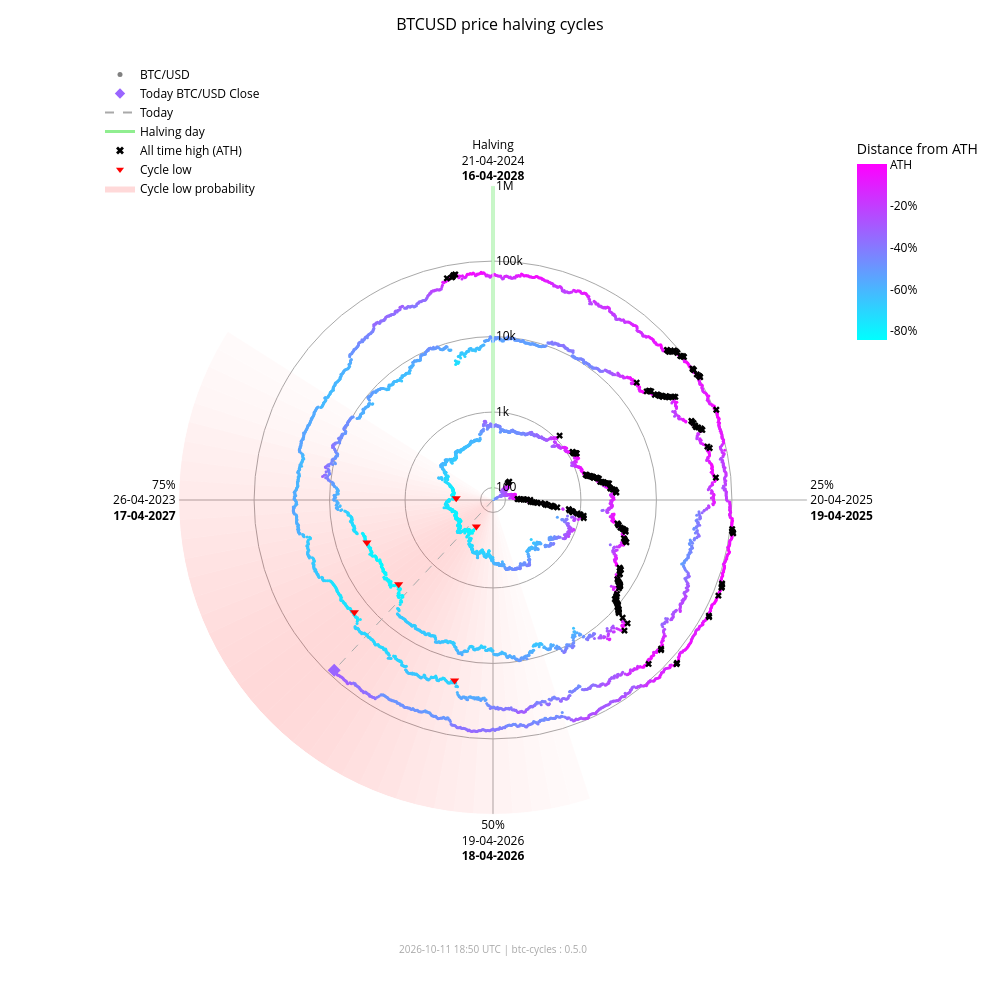

Here is the notebook cell this chart was saved with:
### Markdown cell above
### Interactive chart (plotly)

### Code cell
fig_interactive = btc.plot(
    kind="interactive",
    from_date="2012-11-28",
)
# plotly config for interactivity
config = {"scrollZoom": True, "displayModeBar": True}
# display in notebook
fig_interactive.show(config=config)

### Figure 1 — Plotly figure (JSON) as saved in the notebook; plotly's stock layout.template omitted (floating-point values rounded to 4 significant figures; data arrays with more than 128 entries replaced by an {"elided": "..."} marker saying what was removed)
{"data": [{"fill": "toself", "fillcolor": "rgba(255,0,0,0.018306980149439524)", "hoverinfo": "skip", "line": {"width": 0}, "mode": "lines", "r": [68.43, 1000000, 1000000, 68.43, 68.43], "showlegend": false, "theta": [162.0, 162.0, 165.6, 165.6, 162.0], "type": "scatterpolar"}, {"fill": "toself", "fillcolor": "rgba(255,0,0,0.02405911634527998)", "hoverinfo": "skip", "line": {"width": 0}, "mode": "lines", "r": [68.43, 1000000, 1000000, 68.43, 68.43], "showlegend": false, "theta": [165.6, 165.6, 169.2, 169.2, 165.6], "type": "scatterpolar"}, {"fill": "toself", "fillcolor": "rgba(255,0,0,0.030803449372254352)", "hoverinfo": "skip", "line": {"width": 0}, "mode": "lines", "r": [68.43, 1000000, 1000000, 68.43, 68.43], "showlegend": false, "theta": [169.2, 169.2, 172.8, 172.8, 169.2], "type": "scatterpolar"}, {"fill": "toself", "fillcolor": "rgba(255,0,0,0.03847233586005252)", "hoverinfo": "skip", "line": {"width": 0}, "mode": "lines", "r": [68.43, 1000000, 1000000, 68.43, 68.43], "showlegend": false, "theta": [172.8, 172.8, 176.4, 176.4, 172.8], "type": "scatterpolar"}, {"fill": "toself", "fillcolor": "rgba(255,0,0,0.04694405159551339)", "hoverinfo": "skip", "line": {"width": 0}, "mode": "lines", "r": [68.43, 1000000, 1000000, 68.43, 68.43], "showlegend": false, "theta": [176.4, 176.4, 180.0, 180.0, 176.4], "type": "scatterpolar"}, {"fill": "toself", "fillcolor": "rgba(255,0,0,0.05605603979818329)", "hoverinfo": "skip", "line": {"width": 0}, "mode": "lines", "r": [68.43, 1000000, 1000000, 68.43, 68.43], "showlegend": false, "theta": [180.0, 180.0, 183.6, 183.6, 180.0], "type": "scatterpolar"}, {"fill": "toself", "fillcolor": "rgba(255,0,0,0.06562330627802694)", "hoverinfo": "skip", "line": {"width": 0}, "mode": "lines", "r": [68.43, 1000000, 1000000, 68.43, 68.43], "showlegend": false, "theta": [183.6, 183.6, 187.2, 187.2, 183.6], "type": "scatterpolar"}, {"fill": "toself", "fillcolor": "rgba(255,0,0,0.07545707932574237)", "hoverinfo": "skip", "line": {"width": 0}, "mode": "lines", "r": [68.43, 1000000, 1000000, 68.43, 68.43], "showlegend": false, "theta": [187.2, 187.2, 190.8, 190.8, 187.2], "type": "scatterpolar"}, {"fill": "toself", "fillcolor": "rgba(255,0,0,0.08537841060169407)", "hoverinfo": "skip", "line": {"width": 0}, "mode": "lines", "r": [68.43, 1000000, 1000000, 68.43, 68.43], "showlegend": false, "theta": [190.8, 190.8, 194.4, 194.4, 190.8], "type": "scatterpolar"}, {"fill": "toself", "fillcolor": "rgba(255,0,0,0.09522272137134848)", "hoverinfo": "skip", "line": {"width": 0}, "mode": "lines", "r": [68.43, 1000000, 1000000, 68.43, 68.43], "showlegend": false, "theta": [194.4, 194.4, 198.0, 198.0, 194.4], "type": "scatterpolar"}, {"fill": "toself", "fillcolor": "rgba(255,0,0,0.10483418800389058)", "hoverinfo": "skip", "line": {"width": 0}, "mode": "lines", "r": [68.43, 1000000, 1000000, 68.43, 68.43], "showlegend": false, "theta": [198.0, 198.0, 201.6, 201.6, 198.0], "type": "scatterpolar"}, {"fill": "toself", "fillcolor": "rgba(255,0,0,0.11405248627197925)", "hoverinfo": "skip", "line": {"width": 0}, "mode": "lines", "r": [68.43, 1000000, 1000000, 68.43, 68.43], "showlegend": false, "theta": [201.6, 201.6, 205.2, 205.2, 201.6], "type": "scatterpolar"}, {"fill": "toself", "fillcolor": "rgba(255,0,0,0.12269756305009562)", "hoverinfo": "skip", "line": {"width": 0}, "mode": "lines", "r": [68.43, 1000000, 1000000, 68.43, 68.43], "showlegend": false, "theta": [205.2, 205.2, 208.8, 208.8, 205.2], "type": "scatterpolar"}, {"fill": "toself", "fillcolor": "rgba(255,0,0,0.13055959037792858)", "hoverinfo": "skip", "line": {"width": 0}, "mode": "lines", "r": [68.43, 1000000, 1000000, 68.43, 68.43], "showlegend": false, "theta": [208.8, 208.8, 212.4, 212.4, 208.8], "type": "scatterpolar"}, {"fill": "toself", "fillcolor": "rgba(255,0,0,0.13740037014073872)", "hoverinfo": "skip", "line": {"width": 0}, "mode": "lines", "r": [68.43, 1000000, 1000000, 68.43, 68.43], "showlegend": false, "theta": [212.4, 212.4, 216.0, 216.0, 212.4], "type": "scatterpolar"}, {"fill": "toself", "fillcolor": "rgba(255,0,0,0.14296927208088228)", "hoverinfo": "skip", "line": {"width": 0}, "mode": "lines", "r": [68.43, 1000000, 1000000, 68.43, 68.43], "showlegend": false, "theta": [216.0, 216.0, 219.6, 219.6, 216.0], "type": "scatterpolar"}, {"fill": "toself", "fillcolor": "rgba(255,0,0,0.14703219887325494)", "hoverinfo": "skip", "line": {"width": 0}, "mode": "lines", "r": [68.43, 1000000, 1000000, 68.43, 68.43], "showlegend": false, "theta": [219.6, 219.6, 223.2, 223.2, 219.6], "type": "scatterpolar"}, {"fill": "toself", "fillcolor": "rgba(255,0,0,0.14940752827264187)", "hoverinfo": "skip", "line": {"width": 0}, "mode": "lines", "r": [68.43, 1000000, 1000000, 68.43, 68.43], "showlegend": false, "theta": [223.2, 223.2, 226.8, 226.8, 223.2], "type": "scatterpolar"}, {"fill": "toself", "fillcolor": "rgba(255,0,0,0.15)", "hoverinfo": "skip", "line": {"width": 0}, "mode": "lines", "r": [68.43, 1000000, 1000000, 68.43, 68.43], "showlegend": false, "theta": [226.8, 226.8, 230.4, 230.4, 226.8], "type": "scatterpolar"}, {"fill": "toself", "fillcolor": "rgba(255,0,0,0.14882314851976614)", "hoverinfo": "skip", "line": {"width": 0}, "mode": "lines", "r": [68.43, 1000000, 1000000, 68.43, 68.43], "showlegend": false, "theta": [230.4, 230.4, 234.0, 234.0, 230.4], "type": "scatterpolar"}, {"fill": "toself", "fillcolor": "rgba(255,0,0,0.14600334989350275)", "hoverinfo": "skip", "line": {"width": 0}, "mode": "lines", "r": [68.43, 1000000, 1000000, 68.43, 68.43], "showlegend": false, "theta": [234.0, 234.0, 237.6, 237.6, 234.0], "type": "scatterpolar"}, {"fill": "toself", "fillcolor": "rgba(255,0,0,0.14176315293000513)", "hoverinfo": "skip", "line": {"width": 0}, "mode": "lines", "r": [68.43, 1000000, 1000000, 68.43, 68.43], "showlegend": false, "theta": [237.6, 237.6, 241.2, 241.2, 237.6], "type": "scatterpolar"}, {"fill": "toself", "fillcolor": "rgba(255,0,0,0.1363869302869166)", "hoverinfo": "skip", "line": {"width": 0}, "mode": "lines", "r": [68.43, 1000000, 1000000, 68.43, 68.43], "showlegend": false, "theta": [241.2, 241.2, 244.8, 244.8, 241.2], "type": "scatterpolar"}, {"fill": "toself", "fillcolor": "rgba(255,0,0,0.13017643696734477)", "hoverinfo": "skip", "line": {"width": 0}, "mode": "lines", "r": [68.43, 1000000, 1000000, 68.43, 68.43], "showlegend": false, "theta": [244.8, 244.8, 248.4, 248.4, 244.8], "type": "scatterpolar"}, {"fill": "toself", "fillcolor": "rgba(255,0,0,0.1234063302665758)", "hoverinfo": "skip", "line": {"width": 0}, "mode": "lines", "r": [68.43, 1000000, 1000000, 68.43, 68.43], "showlegend": false, "theta": [248.4, 248.4, 252.0, 252.0, 248.4], "type": "scatterpolar"}, {"fill": "toself", "fillcolor": "rgba(255,0,0,0.11628949020714345)", "hoverinfo": "skip", "line": {"width": 0}, "mode": "lines", "r": [68.43, 1000000, 1000000, 68.43, 68.43], "showlegend": false, "theta": [252.0, 252.0, 255.6, 255.6, 252.0], "type": "scatterpolar"}, {"fill": "toself", "fillcolor": "rgba(255,0,0,0.108959277972535)", "hoverinfo": "skip", "line": {"width": 0}, "mode": "lines", "r": [68.43, 1000000, 1000000, 68.43, 68.43], "showlegend": false, "theta": [255.6, 255.6, 259.2, 259.2, 255.6], "type": "scatterpolar"}, {"fill": "toself", "fillcolor": "rgba(255,0,0,0.1014715299920515)", "hoverinfo": "skip", "line": {"width": 0}, "mode": "lines", "r": [68.43, 1000000, 1000000, 68.43, 68.43], "showlegend": false, "theta": [259.2, 259.2, 262.8, 262.8, 259.2], "type": "scatterpolar"}, {"fill": "toself", "fillcolor": "rgba(255,0,0,0.09382430417652897)", "hoverinfo": "skip", "line": {"width": 0}, "mode": "lines", "r": [68.43, 1000000, 1000000, 68.43, 68.43], "showlegend": false, "theta": [262.8, 262.8, 266.4, 266.4, 262.8], "type": "scatterpolar"}, {"fill": "toself", "fillcolor": "rgba(255,0,0,0.08598937207621672)", "hoverinfo": "skip", "line": {"width": 0}, "mode": "lines", "r": [68.43, 1000000, 1000000, 68.43, 68.43], "showlegend": false, "theta": [266.4, 266.4, 270.0, 270.0, 266.4], "type": "scatterpolar"}, {"fill": "toself", "fillcolor": "rgba(255,0,0,0.07794710108398434)", "hoverinfo": "skip", "line": {"width": 0}, "mode": "lines", "r": [68.43, 1000000, 1000000, 68.43, 68.43], "showlegend": false, "theta": [270.0, 270.0, 273.6, 273.6, 270.0], "type": "scatterpolar"}, {"fill": "toself", "fillcolor": "rgba(255,0,0,0.06971614429145927)", "hoverinfo": "skip", "line": {"width": 0}, "mode": "lines", "r": [68.43, 1000000, 1000000, 68.43, 68.43], "showlegend": false, "theta": [273.6, 273.6, 277.2, 277.2, 273.6], "type": "scatterpolar"}, {"fill": "toself", "fillcolor": "rgba(255,0,0,0.061371174705723626)", "hoverinfo": "skip", "line": {"width": 0}, "mode": "lines", "r": [68.43, 1000000, 1000000, 68.43, 68.43], "showlegend": false, "theta": [277.2, 277.2, 280.8, 280.8, 277.2], "type": "scatterpolar"}, {"fill": "toself", "fillcolor": "rgba(255,0,0,0.05304520605236535)", "hoverinfo": "skip", "line": {"width": 0}, "mode": "lines", "r": [68.43, 1000000, 1000000, 68.43, 68.43], "showlegend": false, "theta": [280.8, 280.8, 284.4, 284.4, 280.8], "type": "scatterpolar"}, {"fill": "toself", "fillcolor": "rgba(255,0,0,0.044916938988340704)", "hoverinfo": "skip", "line": {"width": 0}, "mode": "lines", "r": [68.43, 1000000, 1000000, 68.43, 68.43], "showlegend": false, "theta": [284.4, 284.4, 288.0, 288.0, 284.4], "type": "scatterpolar"}, {"fill": "toself", "fillcolor": "rgba(255,0,0,0.0371870550186571)", "hoverinfo": "skip", "line": {"width": 0}, "mode": "lines", "r": [68.43, 1000000, 1000000, 68.43, 68.43], "showlegend": false, "theta": [288.0, 288.0, 291.6, 291.6, 288.0], "type": "scatterpolar"}, {"fill": "toself", "fillcolor": "rgba(255,0,0,0.030049603184432498)", "hoverinfo": "skip", "line": {"width": 0}, "mode": "lines", "r": [68.43, 1000000, 1000000, 68.43, 68.43], "showlegend": false, "theta": [291.6, 291.6, 295.2, 295.2, 291.6], "type": "scatterpolar"}, {"fill": "toself", "fillcolor": "rgba(255,0,0,0.023665126797805223)", "hoverinfo": "skip", "line": {"width": 0}, "mode": "lines", "r": [68.43, 1000000, 1000000, 68.43, 68.43], "showlegend": false, "theta": [295.2, 295.2, 298.8, 298.8, 295.2], "type": "scatterpolar"}, {"fill": "toself", "fillcolor": "rgba(255,0,0,0.018141004067302662)", "hoverinfo": "skip", "line": {"width": 0}, "mode": "lines", "r": [68.43, 1000000, 1000000, 68.43, 68.43], "showlegend": false, "theta": [298.8, 298.8, 302.4, 302.4, 298.8], "type": "scatterpolar"}, {"hoverinfo": "skip", "line": {"color": "darkgrey", "dash": "dash", "width": 1}, "mode": "lines", "r": [68.43, 82910.0], "showlegend": false, "theta": [223.0, 223.0], "type": "scatterpolar"}, {"hoverinfo": "skip", "line": {"color": "lightgreen", "width": 3}, "mode": "lines", "r": [68.43, 1000000], "showlegend": false, "theta": [0, 0], "type": "scatterpolar"}, {"hoverinfo": "text", "marker": {"color": {"elided": "4915 str values"}, "size": 3}, "mode": "markers", "r": {"elided": "4915 float values"}, "showlegend": false, "text": {"elided": "4915 str values"}, "theta": {"elided": "4915 float values"}, "type": "scatterpolar"}, {"hoverinfo": "text", "marker": {"color": "#9a65ff", "size": 10, "symbol": "diamond"}, "mode": "markers", "r": [82910.0], "showlegend": false, "text": ["Today<br>Date: 2026-10-10<br>Price: $82,912.23"], "theta": [223.0], "type": "scatterpolar"}, {"hoverinfo": "text", "marker": {"color": "black", "size": 6, "symbol": "x"}, "mode": "markers", "r": {"elided": "182 float values"}, "showlegend": false, "text": {"elided": "182 str values"}, "theta": {"elided": "182 float values"}, "type": "scatterpolar"}, {"hoverinfo": "text", "marker": {"color": "red", "size": 8, "symbol": "triangle-down"}, "mode": "markers", "r": [178.1, 210.5, 3237.0, 3961.0, 19020.0, 15790.0], "showlegend": false, "text": ["Cycle Low<br>Date: 2015-01-14<br>Price: $178.10<br>ATH distance: -84.5%", "Cycle Low<br>Date: 2015-08-24<br>Price: $210.49<br>ATH distance: -81.7%", "Cycle Low<br>Date: 2018-12-15<br>Price: $3,236.76<br>ATH distance: -83.4%", "Cycle Low<br>Date: 2019-03-15<br>Price: $3,960.91<br>ATH distance: -79.7%", "Cycle Low<br>Date: 2022-06-18<br>Price: $19,017.64<br>ATH distance: -71.9%", "Cycle Low<br>Date: 2022-11-21<br>Price: $15,787.28<br>ATH distance: -76.6%"], "theta": [212.1, 272.7, 228.3, 251.4, 192.0, 231.0], "type": "scatterpolar"}, {"marker": {"color": "grey", "size": 5}, "mode": "markers", "name": "BTC/USD", "r": [null], "theta": [null], "type": "scatterpolar"}, {"marker": {"color": "#9a65ff", "size": 8, "symbol": "diamond"}, "mode": "markers", "name": "Today BTC/USD Close", "r": [null], "theta": [null], "type": "scatterpolar"}, {"line": {"color": "darkgrey", "dash": "dash"}, "mode": "lines", "name": "Today", "r": [null], "theta": [null], "type": "scatterpolar"}, {"line": {"color": "lightgreen", "width": 3}, "mode": "lines", "name": "Halving day", "r": [null], "theta": [null], "type": "scatterpolar"}, {"marker": {"color": "black", "size": 7, "symbol": "x"}, "mode": "markers", "name": "All time high (ATH)", "r": [null], "theta": [null], "type": "scatterpolar"}, {"marker": {"color": "red", "size": 7, "symbol": "triangle-down"}, "mode": "markers", "name": "Cycle low", "r": [null], "theta": [null], "type": "scatterpolar"}, {"fill": "toself", "fillcolor": "rgba(255,0,0,0.15)", "line": {"width": 0}, "mode": "lines", "name": "Cycle low probability", "r": [null], "theta": [null], "type": "scatterpolar"}, {"hoverinfo": "skip", "marker": {"cmax": 0, "cmin": -0.8453, "color": [0], "colorbar": {"len": 0.25, "ticktext": ["ATH", "-20%", "-40%", "-60%", "-80%", "-100%"], "tickvals": [0, -0.2, -0.4, -0.6, -0.8, -1.0], "title": {"text": "Distance from ATH"}, "x": 0.95, "y": 0.92, "yanchor": "top"}, "colorscale": {"elided": "256x2 mixed values"}, "showscale": true, "size": 0}, "mode": "markers", "r": [null], "showlegend": false, "theta": [null], "type": "scatterpolar"}], "layout": {"annotations": [{"font": {"color": "darkgrey", "size": 10}, "showarrow": false, "text": "2026-10-11 18:50 UTC | btc-cycles : 0.5.0", "x": 0.5, "xref": "paper", "y": -0.02, "yref": "paper"}], "font": {"color": "black"}, "height": 1000, "legend": {"bgcolor": "rgba(0,0,0,0)", "font": {"color": "black"}, "x": 0.0, "y": 1.0}, "margin": {"b": 60, "l": 100, "r": 80, "t": 60}, "paper_bgcolor": "white", "plot_bgcolor": "white", "polar": {"angularaxis": {"color": "black", "direction": "clockwise", "gridcolor": "darkgrey", "rotation": 90, "ticktext": ["Halving<br>21-04-2024<br><b>16-04-2028</b>", "25%<br>20-04-2025<br><b>19-04-2025</b>", "50%<br>19-04-2026<br><b>18-04-2026</b>", "75%<br>26-04-2023<br><b>17-04-2027</b>"], "tickvals": [0, 90, 180, 270]}, "bgcolor": "white", "domain": {"x": [0.1, 0.9], "y": [0.05, 0.95]}, "radialaxis": {"angle": 90, "color": "black", "gridcolor": "darkgrey", "range": [1.835, 6.0], "tickangle": 90, "ticktext": ["100", "1k", "10k", "100k", "1M"], "tickvals": [100, 1000, 10000, 100000, 1000000], "type": "log"}}, "title": {"font": {"color": "black", "size": 16}, "text": "BTCUSD price halving cycles", "x": 0.5}, "width": 1000}}
